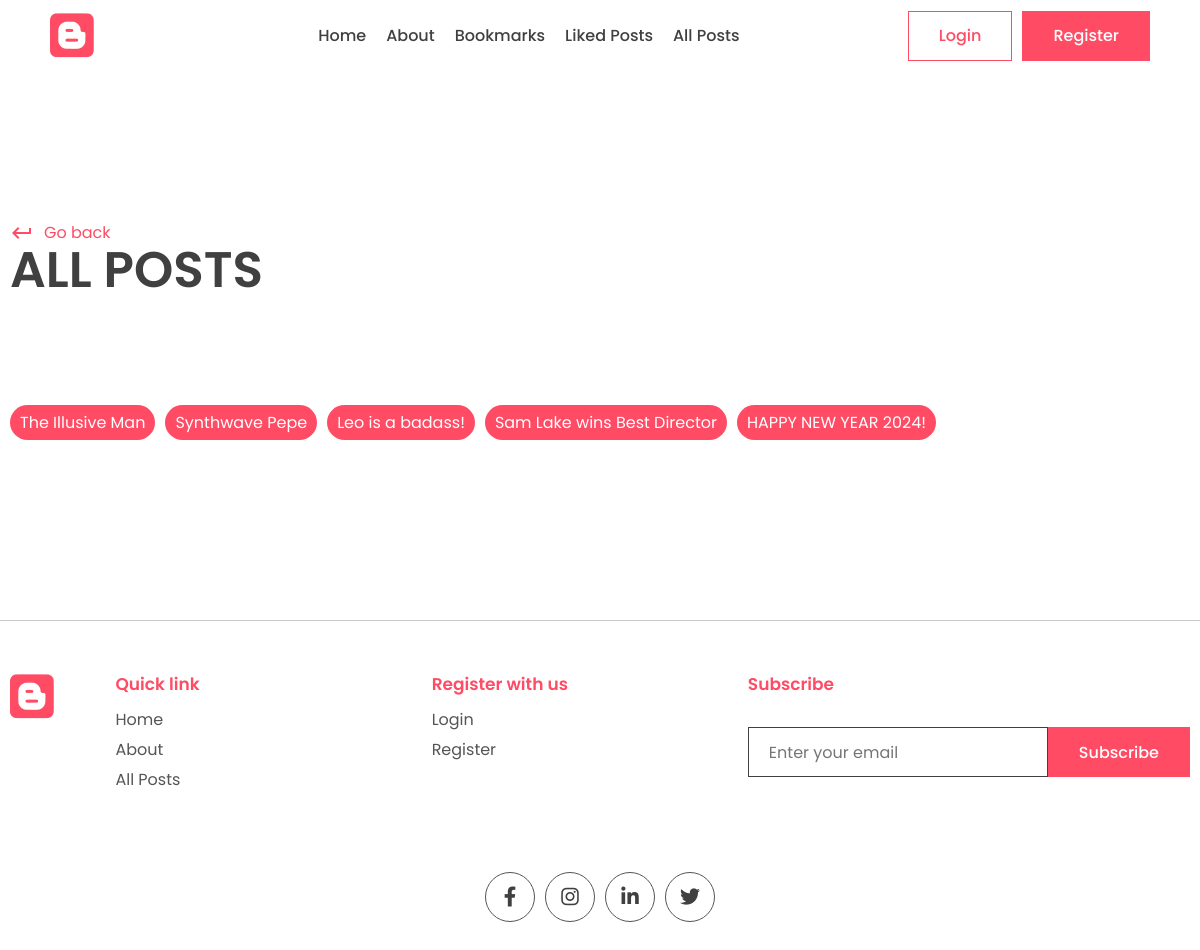
The page /all_posts/ on the database as committed earlier.
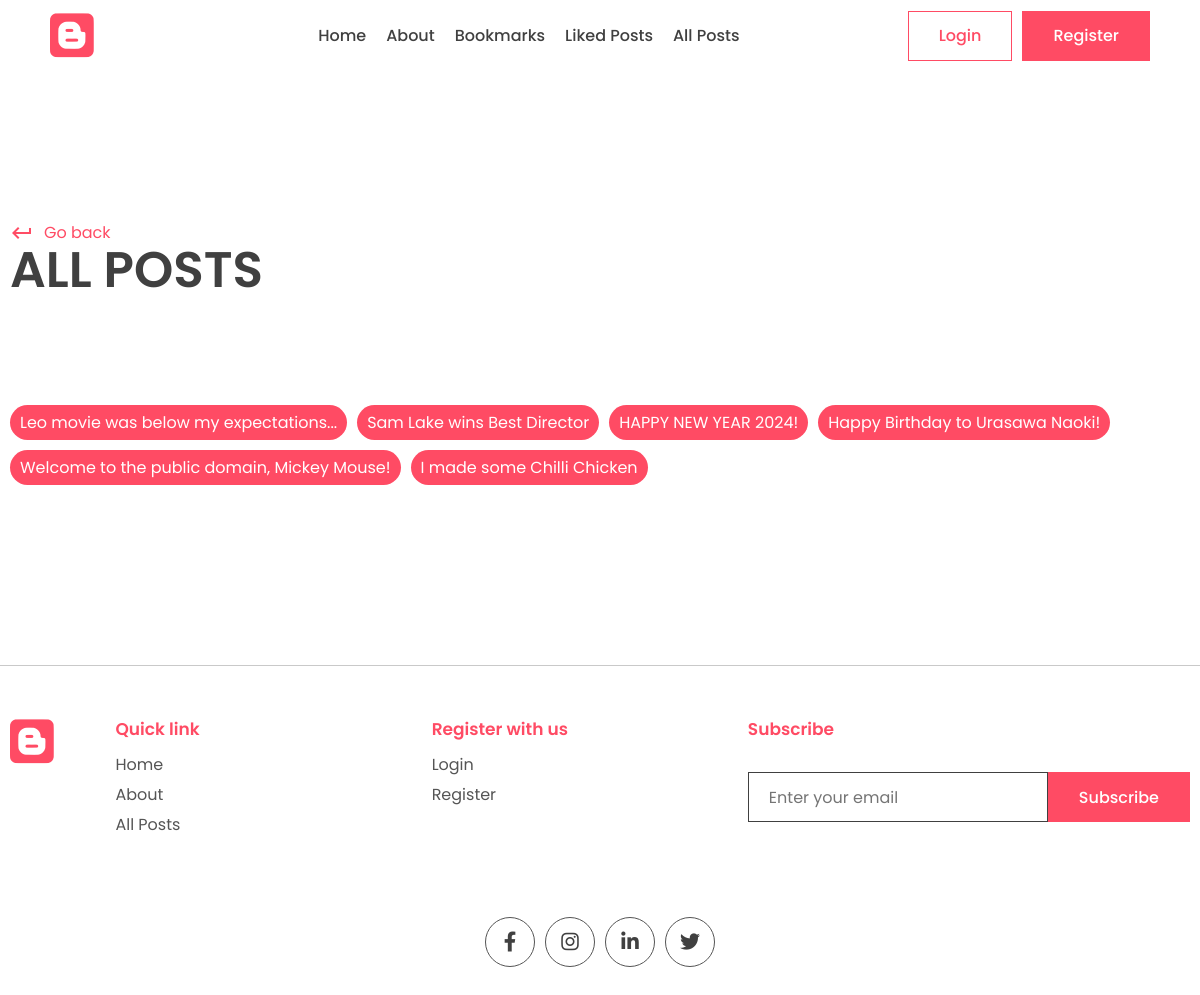
The same page on the database as committed later.
### app/models.py (models this page shows, shortened)
class Post(models.Model):
    title = models.CharField(max_length=200)
    content = models.TextField()
    date_modified = models.DateTimeField(auto_now=True)
    date_created = models.DateTimeField(auto_now_add=True)
    slug = models.SlugField(max_length=200, unique=True)
    image = models.ImageField(null=True, blank=True, upload_to='images/')
    is_featured = models.BooleanField(default=False)
    tag = models.ManyToManyField(Tag, blank=True, related_name='post')
    view = models.IntegerField(null=True, blank=True)
    author = models.ForeignKey(
        User, on_delete=models.CASCADE, blank=True, null=True, related_name='posts'
    )
    bookmarks = models.ManyToManyField(
        User, blank=True, related_name='bookmarked_posts', default=None
    )
    likes = models.ManyToManyField(
        User, blank=True, related_name='liked_posts', default=None
    )

### app/views.py (the view)
# urls.py: path('all_posts/', views.all_posts, name='all_posts_page'),
def all_posts(request):
    all_posts = Post.objects.all()
    context = {
        'all_posts': all_posts,
    }
    return render(request, 'app/all_posts.html', context)

### app/templates/app/all_posts.html (shortened to what this page needs)
{% extends "base.html" %}
{% block content %}
    <main style="padding-top: 70px;">
        <main>
            <div class="container">
                <div class="page-top">
                    <div class="top flex">
                        <div class="page-name">
                            <a href="" class="learn">
                                <span class="material-icons"> keyboard_return </span> Go back
                            </a>
                            <h1>All Posts</h1>
                        </div>
                    </div>
                </div>
            </div>
        </main>
        <section class="sp">
            <div class="container">
                <div class="blog-tags">
                    {% for post in all_posts %}
                        <p class="tag">
                            <a style="color: white;" href="{% url 'post_page' post.slug %}">{{post.title}}</a>
                        </p>
                    {% endfor %}
                </div>
            </div>
        </section>
    </main>
{% endblock content %}

Rows that differ between the two databases and show on the page:
removed Post: title "The Illusive Man"
removed Post: title "Synthwave Pepe"
changed Post: title "Leo is a badass!" → "Leo movie was below my expectations..."
added Post: title "Happy Birthday to Urasawa Naoki!"
added Post: title "Welcome to the public domain, Mickey Mouse!"
added Post: title "I made some Chilli Chicken"
